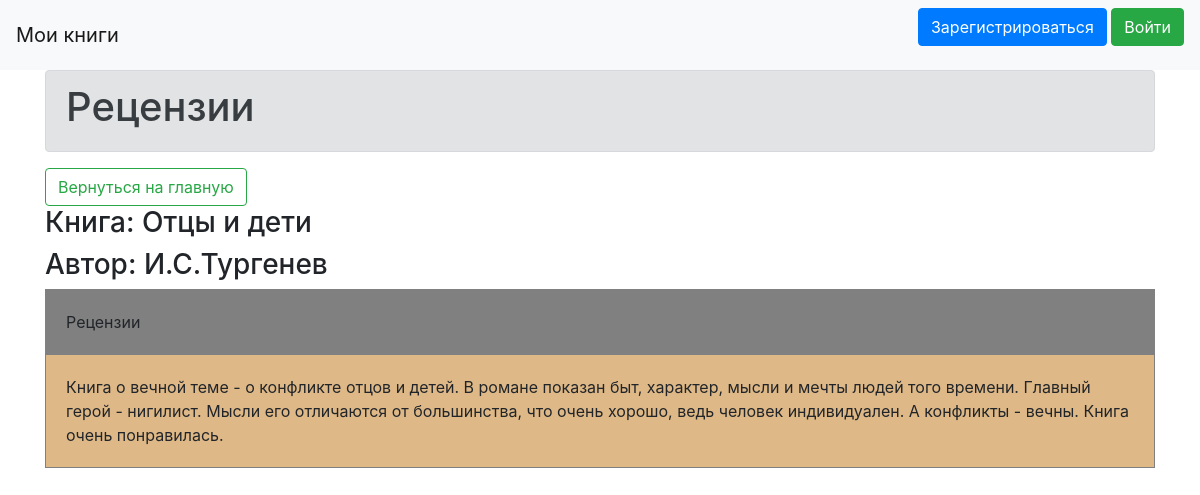
The app's page /review/7, older data.
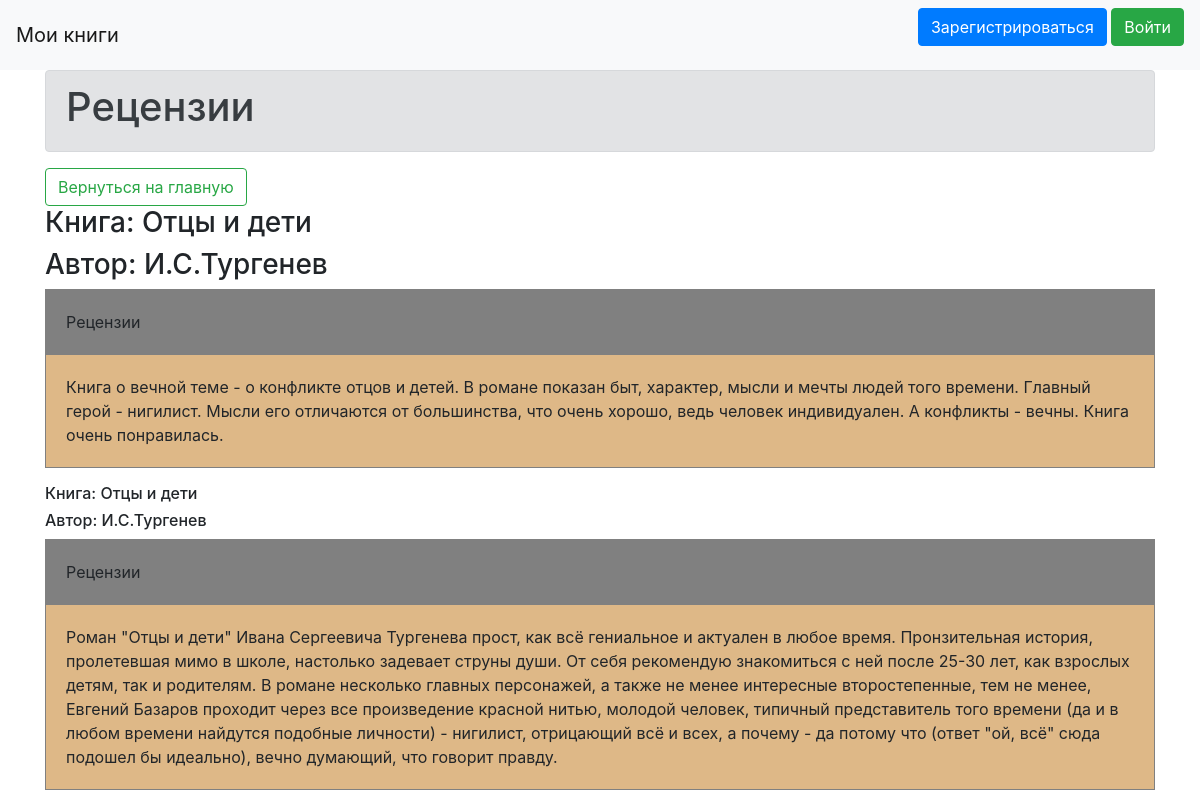
The same page, newer data.
### data/books.py (models this page shows)
class Books(SqlAlchemyBase):
    __tablename__ = 'books'
    id = sqlalchemy.Column(sqlalchemy.Integer,
                           primary_key=True, autoincrement=True)
    user_id = sqlalchemy.Column(sqlalchemy.Integer,
                                sqlalchemy.ForeignKey("users.id"))
    name = sqlalchemy.Column(sqlalchemy.String, nullable=True)
    author = sqlalchemy.Column(sqlalchemy.String, nullable=True)
    description = sqlalchemy.Column(sqlalchemy.String, nullable=True)
    path_image_title = sqlalchemy.Column(sqlalchemy.String, nullable=True)
    is_finished = sqlalchemy.Column(sqlalchemy.Boolean)
    user = orm.relation('User')

### data/review.py (models this page shows)
class Review(SqlAlchemyBase):
    __tablename__ = 'review'
    id = sqlalchemy.Column(sqlalchemy.Integer,
                           primary_key=True, autoincrement=True)
    user_id = sqlalchemy.Column(sqlalchemy.Integer,
                                sqlalchemy.ForeignKey("users.id"))
    book_id = sqlalchemy.Column(sqlalchemy.Integer,
                                sqlalchemy.ForeignKey("books.id"))
    description = sqlalchemy.Column(sqlalchemy.String, nullable=False)
    user = orm.relation('User')
    books = orm.relation('Books')

### main.py (the view)
@app.route('/review/<id_book>', methods=['GET'])
def review(id_book):
    rs = []
    session = db_session.create_session()
    book = session.query(Books).filter(Books.id == id_book).first()
    title = book.name
    author = book.author
    reviews = session.query(Review).filter(Review.book_id == id_book)
    for review in reviews:
        d = dict()
        d['title'] = book.name
        d['author'] = book.author
        d['description'] = review.description
        rs.append(d)
    add_similar_reviews(id_book, title, author, rs)
    return render_template('review.html', header='Рецензии', param=rs)

### data/db_session.py (called while the page is built)
def create_session() -> Session:
    global __factory
    return __factory()

### templates/review.html (shortened to what this page needs)
{% extends "base.html" %}
{% block content %}
<div class="alert alert-secondary" role="alert">
    <h1>{{ header }}</h1>
</div>
<a href="/" class="btn btn-outline-success">
        Вернуться на главную
    </a>
<h3>Книга: {{ param[0]["title"] }}</h3>
<h3>Автор: {{ param[0]["author"] }}</h3>
{% for val in param %}
{% if loop.index0 > 0 %}
<h6>Книга: {{ val["title"] }}</h6>
<h6>Автор: {{ val["author"] }}</h6>
{% endif %}
<table cellspacing="5">
    <tr>
        <td bgcolor="#808080">Рецензии</td>
    </tr>
    <tr>
        <td bgcolor="#DEB887">{{val["description"]}}</td>
    </tr>
</table>
{% endfor %}
{% endblock %}

### templates/base.html (shortened to what this page needs)
<!doctype html>
<html lang="en">
<head>
    <link rel="stylesheet"
          href="https://stackpath.bootstrapcdn.com/bootstrap/4.4.1/css/bootstrap.min.css"
>
    <link rel="stylesheet"
          href="static/css/style.css">
</head>
<body>
<header>
    <nav class="navbar navbar-light bg-light">
        <a class="navbar-brand" href="#">Мои книги</a>
        {% if current_user.is_authenticated %}
        <a class="navbar-brand" href="/logout">{{ current_user.name }}</a>
        {% else %}
        <p>
            <a class="btn btn-primary " href="/register">Зарегистрироваться</a>
            <a class="btn btn-success" href="/login">Войти</a>
        </p>
        {% endif %}
    </nav>
</header>
<main role="main" class="container">
    {% block content %}{% endblock %}
</main>
</body>
</html>

### static/css/style.css (style rules this page uses)
td, th { border: 1px solid #808080; padding: 20px; vertical-align: top; }

Row changes from the older to the newer data that the page shows:
now on this page (row edited): Books: title "Отцы и дети", author "И.С.Тургенев"
added Review: description "Роман \"Отцы и дети\" Ивана Сергеевича Тургенева прост, как всё гениальное и актуален в любое время. Пронзительная история, пролетевшая мимо в школе, настолько задевает струны души. От себя рекомендую знакомиться с ней после 25-30 лет, как взрослых детям, так и родителям. В романе несколько главных персонажей, а также не менее интересные второстепенные, тем не менее, Евгений Базаров проходит через все произведение красной нитью, молодой человек, типичный представитель того времени (да и в любом времени найдутся подобные личности) - нигилист, отрицающий всё и всех, а почему - да потому что (ответ \"ой, всё\" сюда подошел бы идеально), вечно думающий, что говорит правду."
Text that changed along with them:
new list line: "Книга: Автор: Рецензии"
